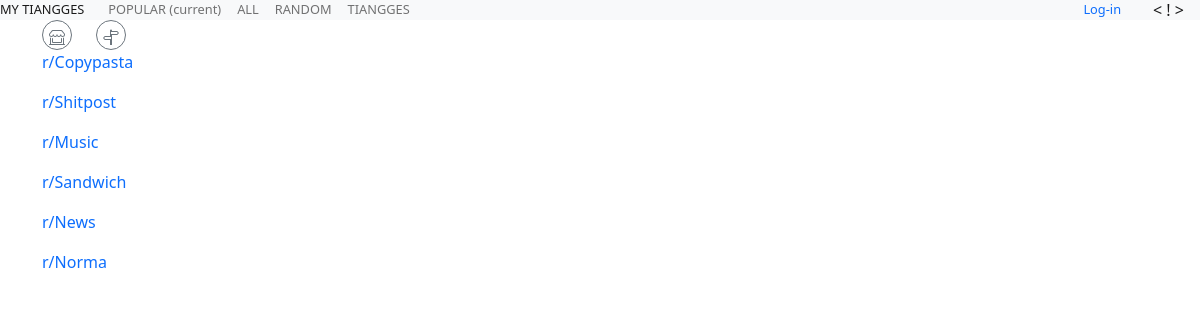
The app's page /tiangge_list with its own data.
### tables this page shows
CREATE TABLE "tiangges" (
	"id"	INTEGER NOT NULL UNIQUE,
	"name"	TEXT NOT NULL UNIQUE,
	"subscribers"	INTEGER,
	"date_created"	NUMERIC,
	PRIMARY KEY("id" AUTOINCREMENT)
);

### main.py (the view)
@app.route('/tiangge_list')
def tiangge_list():
    tiangges = select_tiangge()
    return render_template('tiangge_list.html',tiangges=tiangges,)

### data.py (called while the page is built)
def connect_db(path):
    conn = sqlite3.connect(path)
    conn.row_factory = sqlite3.Row
    conn.execute("PRAGMA foreign_keys = ON")
    return (conn, conn.cursor(),)

def select_tiangge():
    conn, cur = connect_db(db_path)
    query = 'SELECT * FROM tiangges'
    results = cur.execute(query,).fetchall()
    return results

### templates/tiangge_list.html
{% extends 'base.html' %}
{% block content %}
{% for tiangge in tiangges %}
    <p>
        <a href="{{url_for('tiangge', name=tiangge.name)}}">
            r/{{tiangge.name}}
        </a>
    </p>
{% endfor %}
{% endblock %}

### records on screen
tiangges: name "Copypasta"
tiangges: name "Shitpost"
tiangges: name "Music"
tiangges: name "Sandwich"
tiangges: name "News"
tiangges: name "Norma"
